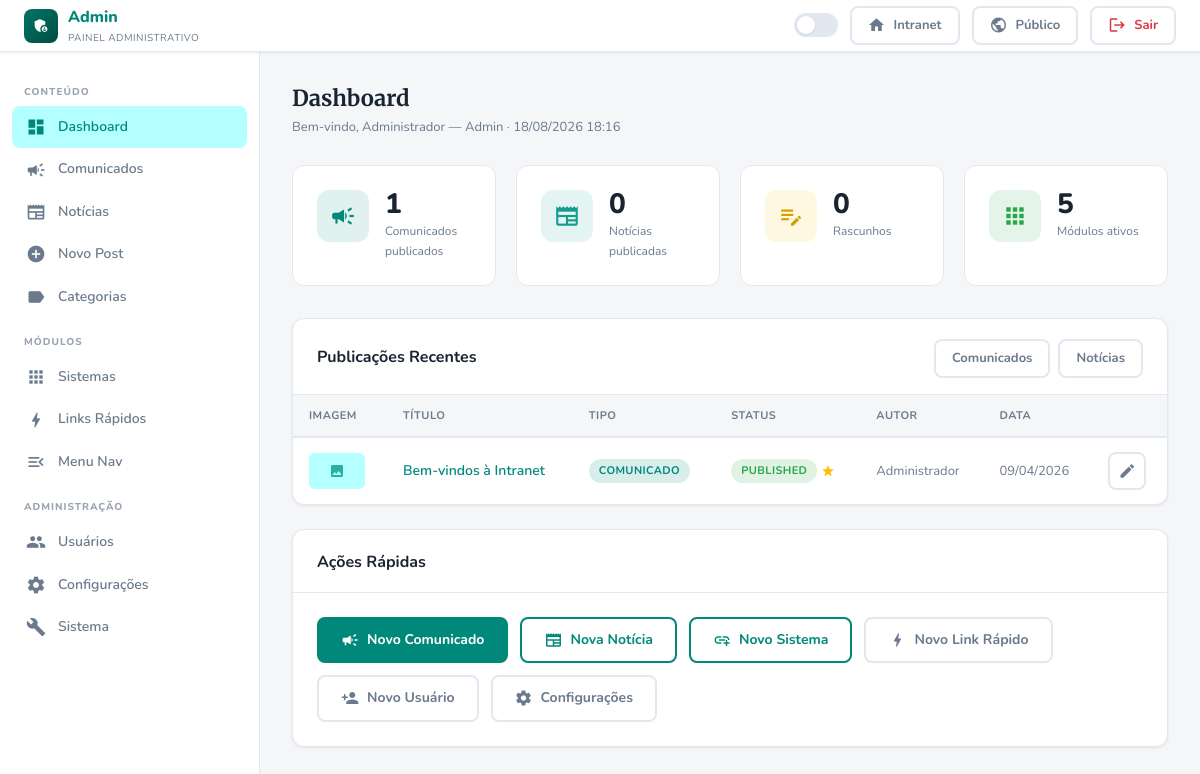
/admin/index.php (signed in), run on the app's committed database.
### tables this page shows
CREATE TABLE `posts` (
  `id` int(11) NOT NULL,
  `title` varchar(255) NOT NULL,
  `slug` varchar(300) NOT NULL,
  `summary` text DEFAULT NULL,
  `content` longtext NOT NULL,
  `cover_image` varchar(255) DEFAULT NULL,
  `cover_image_alt` varchar(255) DEFAULT NULL,
  `cover_image_caption` text DEFAULT NULL,
  `type` enum('comunicado','noticia') NOT NULL,
  `category_id` int(11) DEFAULT NULL,
  `author_id` int(11) NOT NULL,
  `status` enum('draft','published','archived') DEFAULT 'draft',
  `is_featured` tinyint(1) DEFAULT 0,
  `is_public` tinyint(1) DEFAULT 1,
  `views` int(11) DEFAULT 0,
  `published_at` datetime DEFAULT NULL,
  `created_at` datetime DEFAULT current_timestamp(),
  `updated_at` datetime DEFAULT current_timestamp() ON UPDATE current_timestamp()
);

CREATE TABLE `users` (
  `id` int(11) NOT NULL,
  `name` varchar(150) NOT NULL,
  `email` varchar(200) NOT NULL,
  `password` varchar(255) NOT NULL,
  `role` enum('admin','editor','user') DEFAULT 'user',
  `sector` varchar(100) DEFAULT NULL,
  `avatar` varchar(255) DEFAULT NULL,
  `active` tinyint(1) DEFAULT 1,
  `dark_mode` tinyint(1) DEFAULT 0,
  `last_login` datetime DEFAULT NULL,
  `created_at` datetime DEFAULT current_timestamp(),
  `updated_at` datetime DEFAULT current_timestamp() ON UPDATE current_timestamp()
);

### includes/functions.php (called while the page is built, shortened)
<?php
function isLoggedIn(): bool {
    return isset($_SESSION['user_id']) && !empty($_SESSION['user_id']);
}
function isAdmin(): bool {
    return isLoggedIn() && ($_SESSION['user_role'] ?? '') === 'admin';
}
function formatDate(string $date, string $format = 'd/m/Y'): string {
    return date($format, strtotime($date));
}
function assetVersion(string $relativePath): string {
    $full = BASE_PATH . DIRECTORY_SEPARATOR . str_replace('/', DIRECTORY_SEPARATOR, $relativePath);
    $mtime = @filemtime($full);
    return $mtime ? (string) $mtime : APP_VERSION;
}

### includes/database.php (called while the page is built, shortened)
<?php
class Database {
    private static ?PDO $instance = null;
    public static function getInstance(): PDO {
        if (self::$instance === null) {
            $dsn = 'mysql:host=' . DB_HOST . ';dbname=' . DB_NAME . ';charset=' . DB_CHARSET;
            try {
                self::$instance = new PDO($dsn, DB_USER, DB_PASS, [
                    PDO::ATTR_ERRMODE            => PDO::ERRMODE_EXCEPTION,
                    PDO::ATTR_DEFAULT_FETCH_MODE => PDO::FETCH_ASSOC,
                    PDO::ATTR_EMULATE_PREPARES   => false,
                ]);
            } catch (PDOException $e) {
                die(json_encode(['error' => 'Falha na conexão com o banco de dados.']));
            }
        }
        return self::$instance;
    }
    public static function query(string $sql, array $params = []): \PDOStatement {
        $stmt = self::getInstance()->prepare($sql);
        $stmt->execute($params);
        return $stmt;
    }
    public static function fetchAll(string $sql, array $params = []): array {
        return self::query($sql, $params)->fetchAll();
    }
    public static function count(string $sql, array $params = []): int {
        return (int) self::query($sql, $params)->fetchColumn();
    }
}

### admin/index.php (the view, shortened to what this page needs)
<?php
require_once __DIR__ . '/../includes/database.php';
require_once __DIR__ . '/../includes/functions.php';
$isDark = ($_SESSION['dark_mode'] ?? false) || (isset($_COOKIE['acqua_dark']) && $_COOKIE['acqua_dark'] === 'dark');
$stats = [
    'comunicados' => Database::count("SELECT COUNT(*) FROM posts WHERE type='comunicado' AND status='published'"),
    'noticias'    => Database::count("SELECT COUNT(*) FROM posts WHERE type='noticia' AND status='published'"),
    'rascunhos'   => Database::count("SELECT COUNT(*) FROM posts WHERE status='draft'"),
    'modulos'     => Database::count("SELECT COUNT(*) FROM modules WHERE active=1"),
];
$recentPosts = Database::fetchAll("SELECT p.*,u.name as author FROM posts p LEFT JOIN users u ON u.id=p.author_id ORDER BY p.created_at DESC LIMIT 10");
?>
<!DOCTYPE html>
<html lang="pt-BR" data-theme="<?= $isDark ? 'dark' : 'light' ?>">
<head>
  <link rel="stylesheet" href="<?= BASE_URL ?>/assets/css/style.css?v=<?= assetVersion('assets/css/style.css') ?>">
</head>
<body class="fade-in">
<nav class="navbar">
  <a href="<?= BASE_URL ?>/admin/index.php" class="navbar-brand">
    <div class="logo-icon" style="background:linear-gradient(135deg,var(--primary-dark),var(--accent2))"><span class="material-icons">admin_panel_settings</span></div>
    <div class="brand-text">Admin <small>Painel Administrativo</small></div>
  </a>
  <div class="navbar-end">
    <button class="dark-toggle <?= $isDark?'on':'' ?>"></button>
    <a href="<?= BASE_URL ?>/index.php" class="btn btn-ghost btn-sm"><span class="material-icons">home</span> Intranet</a>
    <a href="<?= BASE_URL ?>/public.php" class="btn btn-ghost btn-sm" target="_blank"><span class="material-icons">public</span> Público</a>
    <a href="<?= BASE_URL ?>/logout.php" class="btn btn-ghost btn-sm" style="color:#dc3545"><span class="material-icons">logout</span> Sair</a>
  </div>
</nav>
<div class="admin-layout">
  <aside class="admin-sidebar" id="adminSidebar">
    <div class="sidebar-label">Conteúdo</div>
    <a href="index.php" class="sidebar-link active"><span class="material-icons">dashboard</span> Dashboard</a>
    <a href="posts.php?type=comunicado" class="sidebar-link"><span class="material-icons">campaign</span> Comunicados</a>
    <a href="posts.php?type=noticia" class="sidebar-link"><span class="material-icons">newspaper</span> Notícias</a>
    <a href="posts.php?action=new" class="sidebar-link"><span class="material-icons">add_circle</span> Novo Post</a>
    <a href="categories.php" class="sidebar-link"><span class="material-icons">label</span> Categorias</a>
    <div class="sidebar-label">Módulos</div>
    <a href="modules.php?cat=sistema" class="sidebar-link"><span class="material-icons">apps</span> Sistemas</a>
    <a href="modules.php?cat=link_rapido" class="sidebar-link"><span class="material-icons">bolt</span> Links Rápidos</a>
    <a href="nav.php" class="sidebar-link"><span class="material-icons">menu_open</span> Menu Nav</a>
    <?php if (isAdmin()): ?>
    <div class="sidebar-label">Administração</div>
    <a href="users.php" class="sidebar-link"><span class="material-icons">group</span> Usuários</a>
    <a href="settings.php" class="sidebar-link"><span class="material-icons">settings</span> Configurações</a>
    <a href="system.php" class="sidebar-link"><span class="material-icons">build</span> Sistema</a>
    <?php endif; ?>
  </aside>
  <main class="admin-main">
    <div style="margin-bottom:28px">
      <h1 style="font-size:22px;margin-bottom:4px">Dashboard</h1>
      <p class="text-muted text-sm">Bem-vindo, <?= htmlspecialchars($_SESSION['user_name']) ?> — <?= htmlspecialchars(ucfirst($_SESSION['user_role'])) ?> · <?= date('d/m/Y H:i') ?></p>
    </div>
    <div class="stat-cards">
      <div class="stat-card">
        <div class="stat-icon" style="background:rgba(0,137,123,.12)"><span class="material-icons" style="color:var(--primary)">campaign</span></div>
        <div><div class="stat-value" data-count="<?= $stats['comunicados'] ?>"><?= $stats['comunicados'] ?></div><div class="stat-label">Comunicados publicados</div></div>
      </div>
      <div class="stat-card">
        <div class="stat-icon" style="background:rgba(38,166,154,.12)"><span class="material-icons" style="color:var(--accent)">newspaper</span></div>
        <div><div class="stat-value" data-count="<?= $stats['noticias'] ?>"><?= $stats['noticias'] ?></div><div class="stat-label">Notícias publicadas</div></div>
      </div>
      <div class="stat-card">
        <div class="stat-icon" style="background:rgba(255,193,7,.12)"><span class="material-icons" style="color:#d39e00">edit_note</span></div>
        <div><div class="stat-value" data-count="<?= $stats['rascunhos'] ?>"><?= $stats['rascunhos'] ?></div><div class="stat-label">Rascunhos</div></div>
      </div>
      <div class="stat-card">
        <div class="stat-icon" style="background:rgba(40,167,69,.12)"><span class="material-icons" style="color:#28a745">apps</span></div>
        <div><div class="stat-value" data-count="<?= $stats['modulos'] ?>"><?= $stats['modulos'] ?></div><div class="stat-label">Módulos ativos</div></div>
      </div>
    </div>
    <div class="card mb-3">
      <div class="card-header">
        <span class="card-title">Publicações Recentes</span>
        <div style="display:flex;gap:8px">
          <a href="posts.php?type=comunicado" class="btn btn-ghost btn-sm">Comunicados</a>
          <a href="posts.php?type=noticia" class="btn btn-ghost btn-sm">Notícias</a>
        </div>
      </div>
      <div class="table-responsive">
        <table class="table">
          <thead><tr><th>Imagem</th><th>Título</th><th>Tipo</th><th>Status</th><th>Autor</th><th>Data</th><th></th></tr></thead>
          <tbody>
            <?php foreach ($recentPosts as $p): ?>
            <tr>
              <td>
                <?php if (!empty($p['cover_image']) && file_exists(UPLOAD_DIR . $p['cover_image'])): ?>
                <img src="<?= UPLOAD_URL . htmlspecialchars($p['cover_image']) ?>" style="width:56px;height:36px;object-fit:cover;border-radius:6px;display:block" alt="">
                <?php else: ?>
                <div style="width:56px;height:36px;background:var(--primary-xlight);border-radius:6px;display:flex;align-items:center;justify-content:center"><span class="material-icons" style="font-size:16px;color:var(--primary-light)">image</span></div>
                <?php endif; ?>
              </td>
              <td style="font-weight:600;max-width:220px;overflow:hidden;text-overflow:ellipsis;white-space:nowrap">
                <a href="posts.php?action=edit&id=<?= $p['id'] ?>&type=<?= $p['type'] ?>"><?= htmlspecialchars($p['title']) ?></a>
              </td>
              <td><?php if ($p['type']==='comunicado'): ?><span class="badge badge-comunicado">Comunicado</span><?php else: ?><span class="badge badge-noticia">Notícia</span><?php endif; ?></td>
              <td>
                <?php $sc=['published'=>'badge-success','draft'=>'badge-warning','archived'=>'badge-info'][$p['status']]??'badge-info'; ?>
                <span class="badge <?= $sc ?>"><?= $p['status'] ?></span>
                <?php if ($p['is_featured']): ?> <span class="material-icons" style="font-size:14px;color:#ffc107;vertical-align:middle">star</span><?php endif; ?>
              </td>
              <td class="text-sm text-muted"><?= htmlspecialchars($p['author']) ?></td>
              <td class="text-sm text-muted"><?= formatDate($p['created_at']) ?></td>
              <td>
                <a href="posts.php?action=edit&id=<?= $p['id'] ?>&type=<?= $p['type'] ?>" class="btn btn-ghost btn-sm btn-icon"><span class="material-icons" style="font-size:18px">edit</span></a>
              </td>
            </tr>
            <?php endforeach; ?>
          </tbody>
        </table>
      </div>
    </div>
    <div class="card">
      <div class="card-header"><span class="card-title">Ações Rápidas</span></div>
      <div class="card-body" style="display:flex;flex-wrap:wrap;gap:12px">
        <a href="posts.php?action=new&type=comunicado" class="btn btn-primary"><span class="material-icons">campaign</span> Novo Comunicado</a>
        <a href="posts.php?action=new&type=noticia" class="btn btn-outline"><span class="material-icons">newspaper</span> Nova Notícia</a>
        <a href="modules.php?action=new&cat=sistema" class="btn btn-outline"><span class="material-icons">add_link</span> Novo Sistema</a>
        <a href="modules.php?action=new&cat=link_rapido" class="btn btn-ghost"><span class="material-icons">bolt</span> Novo Link Rápido</a>
        <?php if (isAdmin()): ?>
        <a href="users.php?action=new" class="btn btn-ghost"><span class="material-icons">person_add</span> Novo Usuário</a>
        <a href="settings.php" class="btn btn-ghost"><span class="material-icons">settings</span> Configurações</a>
        <?php endif; ?>
      </div>
    </div>
  </main>
</div>
</body>
</html>

### data on the page
posts: views "0", title "Bem-vindos à Intranet", type "COMUNICADO", status "PUBLISHED", is_featured 1 (drawn), author.name "Administrador", created_at "09/04/2026"

### other printed values
$_SESSION['user_name'] "Administrador"
$_SESSION['user_role'] "Admin"
$stats['comunicados'] "1"
$stats['modulos'] "5"
